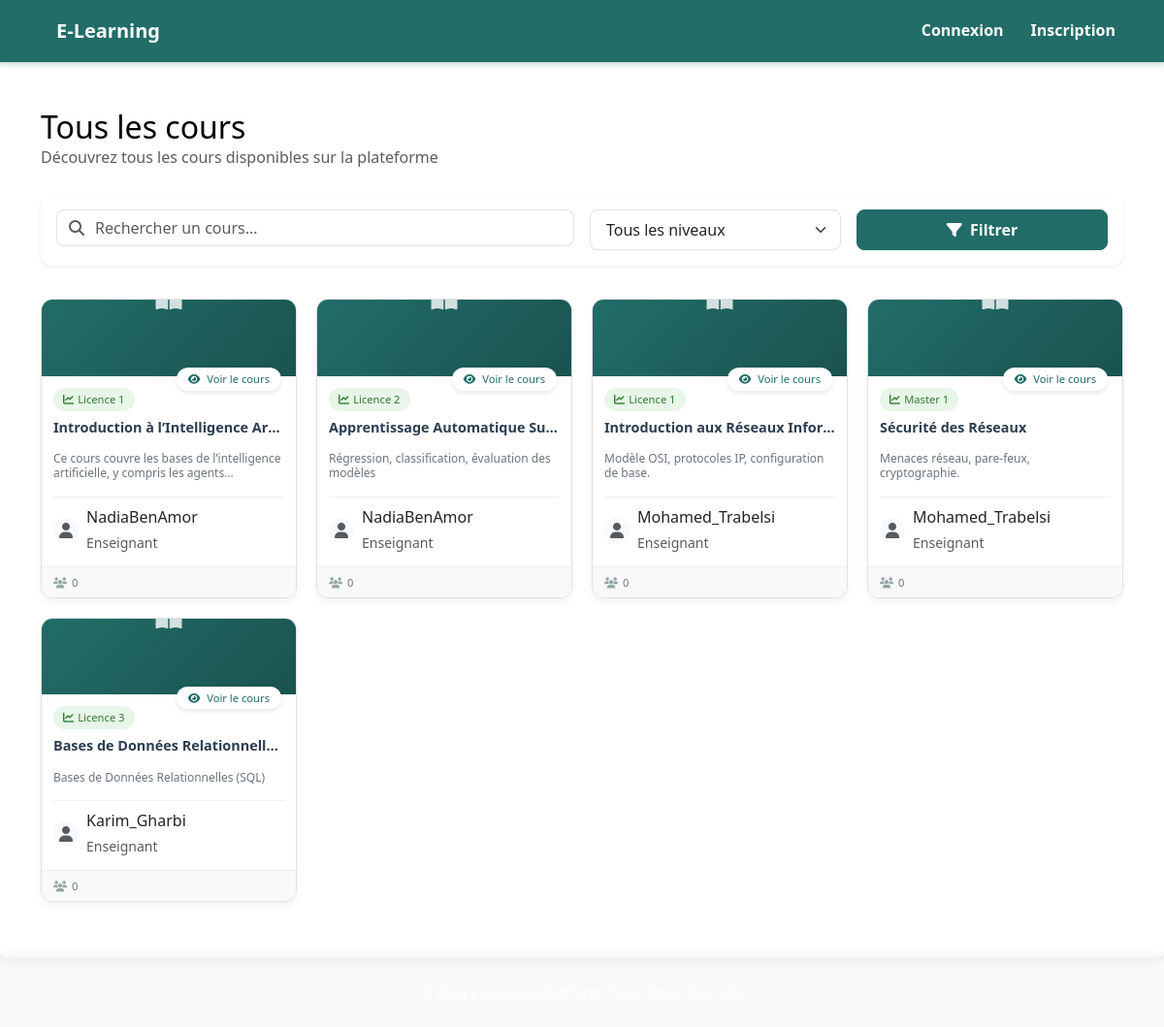
Page /courses/ on the committed database.
### courses/models.py (models this page shows, shortened)
class Course(models.Model):
    LEVEL_CHOICES = [
        ('L1', 'Licence 1'),
        ('L2', 'Licence 2'),
        ('L3', 'Licence 3'),
        ('M1', 'Master 1'),
        ('M2', 'Master 2'),
    ]
    title = models.CharField(max_length=200, verbose_name="Nom du cours")
    description = models.TextField(verbose_name="Description")
    teacher = models.ForeignKey(settings.AUTH_USER_MODEL, on_delete=models.CASCADE, related_name='courses')
    level = models.CharField(max_length=2, choices=LEVEL_CHOICES, default='L1', verbose_name="Niveau du cours")
    access_key = models.CharField(max_length=10, unique=True, blank=True)
    created_at = models.DateTimeField(auto_now_add=True)
    updated_at = models.DateTimeField(auto_now=True)
    enrolled_students = models.ManyToManyField(settings.AUTH_USER_MODEL, related_name='enrolled_courses', blank=True)

### users/models.py (models this page shows, shortened)
class User(AbstractUser):
    ROLE_CHOICES = (
        ('student', 'Étudiant'),
        ('teacher', 'Enseignant'),
        ('admin', 'Administrateur'),
    )
    email = models.EmailField(unique=True)
    role = models.CharField(max_length=10, choices=ROLE_CHOICES, default='student')
    bio = models.TextField(blank=True)
    profile_picture = models.ImageField(upload_to='profile_pictures/', blank=True)
    cv = models.FileField(upload_to='cvs/', blank=True)
    publications = models.TextField(blank=True)
    USERNAME_FIELD = 'email'
    REQUIRED_FIELDS = ['username']
    objects = UserManager()

### courses/views.py (the view)
# urls.py: path('', views.CourseListView.as_view(), name='course_list'),
class CourseListView(ListView):
    model = Course
    template_name = 'courses/course_list.html'
    context_object_name = 'courses'
    paginate_by = 9  # Nombre de cours par page
    def get_queryset(self):
        queryset = Course.objects.all()
        user = self.request.user
        level = self.request.GET.get('level')
        if level:
            queryset = queryset.filter(level=level)
        search_query = self.request.GET.get('q')
        if search_query:
            queryset = queryset.filter(
                Q(title__icontains=search_query) |
                Q(description__icontains=search_query)
            )
        if user.is_authenticated:
            if hasattr(user, 'is_teacher') and user.is_teacher:
                return queryset.filter(teacher=user)
            elif user.is_superuser or user.is_staff:
                return queryset
            else:
                return queryset
        else:
            return queryset
    def get_context_data(self, **kwargs):
        context = super().get_context_data(**kwargs)
        context['level_choices'] = Course.LEVEL_CHOICES
        return context

### courses/templates/courses/course_list.html (shortened to what this page needs)
{% extends 'base.html' %}
{% load static %}
{% block content %}
<div class="container py-4">
    <div class="d-flex justify-content-between align-items-center mb-4">
        <div>
            <h2 class="mb-0">Tous les cours</h2>
            <p class="text-muted mb-0">Découvrez tous les cours disponibles sur la plateforme</p>
        </div>
    </div>
    <div class="card mb-4 shadow-sm">
        <div class="card-body">
            <form method="get" action="{% url 'courses:course_list' %}" class="row g-3">
                <div class="col-md-6">
                    <div class="input-group">
                        <span class="input-group-text bg-white border-end-0">
                            <i class="fas fa-search text-muted"></i>
                        </span>
                        <input
                            type="text"
                            name="q"
                            class="form-control border-start-0 ps-0"
                            placeholder="Rechercher un cours..."
                            value="{{ request.GET.q }}"
                        >
                    </div>
                </div>
                <div class="col-md-3">
                    <select name="level" class="form-select" id="levelFilter">
                        <option value="">Tous les niveaux</option>
                    </select>
                </div>
                <div class="col-md-3">
                    <div class="d-flex gap-2">
                        <button type="submit" class="btn btn-primary flex-grow-1">
                            <i class="fas fa-filter me-1"></i> Filtrer
                        </button>
                    </div>
                </div>
            </form>
        </div>
    </div>
    {% if courses %}
    <div class="courses-container">
        {% for course in courses %}
        <div class="course-item">
            <div class="course-card">
                <a href="{% url 'courses:course_detail' course.pk %}" class="text-decoration-none text-body d-block h-100">
                    <div class="course-header">
                        <div class="course-icon">
                            <i class="fas fa-book-open"></i>
                        </div>
                        <span class="btn-view">
                            <i class="fas fa-eye me-1"></i> Voir le cours
                        </span>
                    </div>
                    <div class="card-content">
                        <div class="d-flex justify-content-between align-items-start">
                            <span class="badge-level">
                                <i class="fas fa-chart-line me-1"></i>{{ course.get_level_display }}
                            </span>
                        </div>
                        <h5 class="card-title">{{ course.title }}</h5>
                        <p class="card-text">{{ course.description|truncatewords:25 }}</p>
                        <div class="course-meta">
                            {% if course.teacher.profile_picture %}
                            <img src="{{ course.teacher.profile_picture.url }}" alt="{{ course.teacher.get_full_name }}" class="teacher-avatar">
                            {% else %}
                            <div class="teacher-avatar bg-light d-flex align-items-center justify-content-center">
                                <i class="fas fa-user text-muted"></i>
                            </div>
                            {% endif %}
                            <div>
                                <div class="fw-medium">{{ course.teacher.get_full_name|default:course.teacher.username }}</div>
                                <small class="text-muted">Enseignant</small>
                            </div>
                        </div>
                    </div>
                </a>
                <div class="course-stats d-flex justify-content-between align-items-center">
                    <div>
                        <span><i class="fas fa-users"></i> {{ course.enrollments.count|default:0 }}</span>
                    </div>
                </div>
            </div>
        </div>
        {% endfor %}
    </div>
    {% else %}
    <div class="alert alert-info mt-4">
        Aucun cours disponible pour le moment.
    </div>
    {% endif %}
</div>
{% endblock %}

### templates/base.html (shortened to what this page needs)
{% load static %}
<!DOCTYPE html>
<html lang="fr">
<head>
    <link href="https://cdn.jsdelivr.net/npm/bootstrap@5.3.0/dist/css/bootstrap.min.css" rel="stylesheet" />
    <link href="https://cdnjs.cloudflare.com/ajax/libs/font-awesome/6.4.0/css/all.min.css" rel="stylesheet" />
</head>
<body>
    <nav class="navbar navbar-expand-lg">
        <div class="container">
            <a class="navbar-brand" href="{% url 'home' %}">E-Learning</a>
         <div class="collapse navbar-collapse" id="navbarNav">
    <ul class="navbar-nav">
        {% if user.is_authenticated %}
            <li class="nav-item">
                <a class="nav-link" href="{% url 'users:profile' %}">Profil</a>
            </li>
            <li class="nav-item">
                <a class="nav-link" href="{% url 'users:logout' %}">Déconnexion</a>
            </li>
        {% else %}
            <li class="nav-item">
                <a class="nav-link" href="{% url 'users:login' %}">Connexion</a>
            </li>
            <li class="nav-item">
                <a class="nav-link" href="{% url 'users:signup' %}">Inscription</a>
            </li>
        {% endif %}
    </ul>
</div>
        </div>
    </nav>
    <div class="container-fluid">
        <div class="row">
            <main class="col-12 px-4 py-4">
                {% block content %}{% endblock %}
            </main>
        </div>
    </div>
    <footer class="py-4 mt-auto">
        <div class="container text-center">
            <p class="mb-0">&copy; 2024 E-Learning Platform. Tous droits réservés.</p>
        </div>
    </footer>
</body>
</html>

### templates/base.html (style rules this page uses)
:root { --primary-color: #226D68; --primary-color-hover: #1e5c5a; --text-color-light: #fff; --shadow-color: rgba(34, 109, 104, 0.3); --transition-speed: 0.3s; }
body { font-family: 'Poppins', 'Segoe UI', Tahoma, Geneva, Verdana, sans-serif; background-color: #f8f9fa; color: var(--text-color); min-height: 100vh; display: flex; flex-direction: column; line-height: 1.6; }
.navbar { background-color: var(--primary-color); box-shadow: 0 2px 6px var(--shadow-color); padding: 0.5rem 1rem; position: sticky; top: 0; z-index: 1030; transition: background-color var(--transition-speed); }
.navbar-brand, .navbar-nav .nav-link { color: var(--text-color-light); font-weight: 600; padding: 0.5rem 1rem; transition: color var(--transition-speed); }
.navbar-nav.me-auto > .nav-item:not(:last-child), .navbar-nav > .nav-item:not(:last-child) { margin-right: 0.75rem; }
main { background-color: #fff; border-radius: 0.5rem; box-shadow: 0 4px 10px rgba(0, 0, 0, 0.05); min-height: 80vh; padding: 2rem; margin-top: 1rem; transition: box-shadow var(--transition-speed); }
.card { border-radius: 0.75rem; transition: transform var(--transition-speed), box-shadow var(--transition-speed); }
.btn-primary { background-color: var(--primary-color); border-color: var(--primary-color); font-weight: 600; padding: 0.5rem 1.25rem; border-radius: 0.5rem; transition: background-color var(--transition-speed), box-shadow var(--transition-speed); }
footer { background: linear-gradient(135deg, var(--dark-color) 0%, #1a252f 100%); color: var(--text-color-light); padding: 1.5rem 0; text-align: center; margin-top: auto; font-size: 0.9rem; box-shadow: 0 -4px 10px rgba(0, 0, 0, 0.05); }
footer p { margin-bottom: 0; opacity: 0.9; }

### courses/templates/courses/course_list.html (style rules this page uses)
.courses-container { display: flex; flex-wrap: wrap; gap: 20px; padding: 10px 0; }
.course-item { flex: 0 0 calc(25% - 15px); min-width: 220px; transition: all 0.3s ease; }
.course-card { border: 1px solid #e0e0e0; border-radius: 12px; overflow: hidden; transition: all 0.3s ease; box-shadow: 0 4px 6px rgba(0,0,0,0.05); height: 100%; display: flex; flex-direction: column; }
.course-header { position: relative; height: 0; padding-bottom: 30%; background: linear-gradient(135deg, #226D68 0%, #1a534f 100%); display: flex; align-items: center; justify-content: center; color: white; }
.course-icon { font-size: 1.5rem; opacity: 0.8; }
.btn-view { position: absolute; bottom: -15px; right: 15px; background: white; color: #226D68; border-radius: 20px; padding: 3px 12px; font-size: 0.7rem; font-weight: 500; border: none; box-shadow: 0 2px 5px rgba(0,0,0,0.1); }
.card-content { padding: 0.75rem; flex-grow: 1; display: flex; flex-direction: column; }
.card-title { color: #2c3e50; font-weight: 600; margin-bottom: 0.5rem; font-size: 0.9rem; white-space: nowrap; overflow: hidden; text-overflow: ellipsis; }
.card-text { color: #6c757d; font-size: 0.75rem; margin: 0.5rem 0; display: -webkit-box; -webkit-line-clamp: 2; -webkit-box-orient: vertical; overflow: hidden; line-height: 1.3; }
.badge-level { background: #e8f5e9; color: #2e7d32; padding: 3px 10px; border-radius: 15px; font-size: 0.7rem; font-weight: 500; margin-bottom: 0.5rem; display: inline-block; }
.course-meta { display: flex; align-items: center; margin-top: 0.5rem; padding-top: 0.5rem; border-top: 1px solid #f0f0f0; }
.teacher-avatar { width: 26px; height: 26px; border-radius: 50%; margin-right: 8px; object-fit: cover; }
.course-stats { display: flex; justify-content: space-between; color: #6c757d; font-size: 0.7rem; padding: 0.4rem 0.75rem; border-top: 1px solid #f0f0f0; background: #f9f9f9; }
.course-stats span { display: flex; align-items: center; }
.course-stats i { margin-right: 5px; color: #95a5a6; }
.card.shadow-sm { border-radius: 0.75rem; overflow: hidden; transition: all 0.3s ease; border: none; }
.form-select { border-radius: 0.5rem; padding: 0.5rem 1rem; border-color: #dee2e6; background-position: right 0.75rem center; transition: all 0.3s ease; }
.input-group .input-group-text { border-radius: 0.5rem 0 0 0.5rem; }
.input-group .form-control { border-radius: 0 0.5rem 0.5rem 0; }

### rows in the picture
Course: level "Licence 1", title "Introduction à l’Intelligence Ar…", description "Ce cours couvre les bases de l’intelligence artificielle, y compris les…", teacher.get_full_name "NadiaBenAmor", enrollments.count "0"
Course: level "Licence 2", title "Apprentissage Automatique Su…", description "Régression, classification, évaluation des modèles", teacher.get_full_name "NadiaBenAmor", enrollments.count "0"
Course: level "Licence 1", title "Introduction aux Réseaux Infor…", description "Modèle OSI, protocoles IP, configuration de base.", teacher.get_full_name "Mohamed_Trabelsi", enrollments.count "0"
Course: level "Master 1", title "Sécurité des Réseaux", description "Menaces réseau, pare-feux, cryptographie.", teacher.get_full_name "Mohamed_Trabelsi", enrollments.count "0"
Course: level "Licence 3", title "Bases de Données Relationnell…", description "Bases de Données Relationnelles (SQL)", teacher.get_full_name "Karim_Gharbi", enrollments.count "0"
